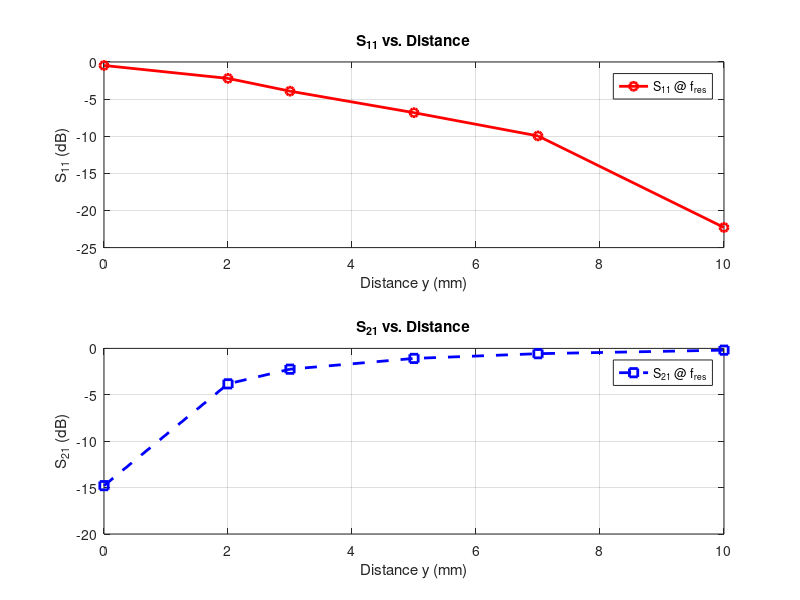

The MATLAB source for this figure:
% -------------------------------
% Données mesurées
% -------------------------------

y = [0, 2, 3, 5, 7, 10];  % Distances (en cm)

% À la fréquence de résonance
S11_dB_fr = [-0.47, -2.21, -3.93, -6.83, -9.96, -22.291];
S21_dB_fr = [-14.79, -3.82, -2.24, -1.08, -0.57, -0.19];

% À la fréquence de pic max
% S11_dB_max = [-18.47, -20, -37.73, -38.86, -35.61, -29.65];
% S21_dB_max = [-1.22, -3.72, -0.29, -0.24, -0.14, -0.15];

% -------------------------------
% Plot séparé pour S11 et S21
% -------------------------------

figure;

% ---- Subplot S11 ----
subplot(2,1,1);
plot(y, S11_dB_fr, 'r-o', 'LineWidth', 2); hold on;
% plot(y, S11_dB_max, 'm-.^', 'LineWidth', 2);
xlabel('Distance y (mm)');
ylabel('S_{11} (dB)');
title('S_{11} vs. Distance');
legend('S_{11} @ f_{res}', 'S_{11} @ f_{max}', 'Location', 'best');
grid on;

% ---- Subplot S21 ----
subplot(2,1,2);
plot(y, S21_dB_fr, 'b--s', 'LineWidth', 2); hold on;
% plot(y, S21_dB_max, 'g:d', 'LineWidth', 2);
xlabel('Distance y (mm)');
ylabel('S_{21} (dB)');
title('S_{21} vs. Distance');
legend('S_{21} @ f_{res}', 'S_{21} @ f_{max}', 'Location', 'best');
grid on;
